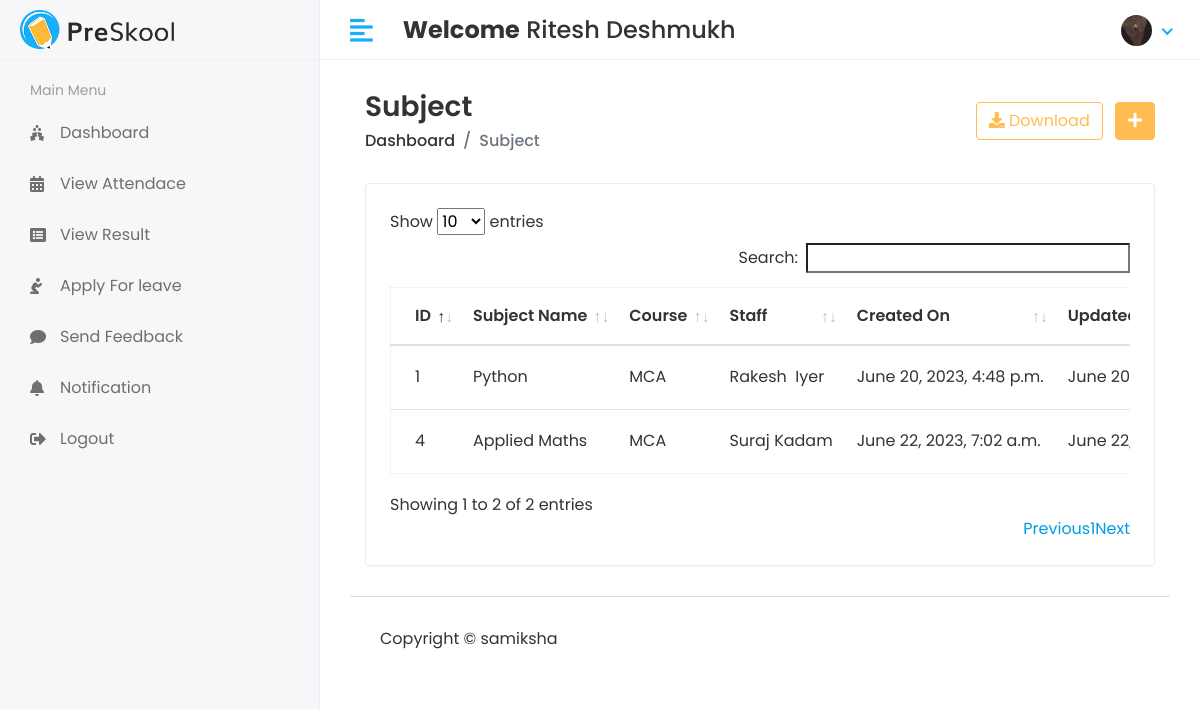
The page /Hod/Subject/View (signed in) on the database its author committed.
### app/models.py (models this page shows, shortened)
class CustomUser(AbstractUser):
    USER = [
        (1, 'HOD'),
        (2, 'STAFF'),
        (3, 'STUDENT'),
    ]
    user_type = models.CharField(choices=USER, max_length=50, default=1)
    profile_pic = models.ImageField(upload_to='media/profile_pic')

class Subject(models.Model):
    name = models.CharField(max_length=100)
    course = models.ForeignKey(Course,on_delete=models.CASCADE)
    staff = models.ForeignKey(Staff,on_delete=models.CASCADE)
    created_at = models.DateTimeField(auto_now_add=True)
    updated_at = models.DateTimeField(auto_now=True)

class Course(models.Model):
    name = models.CharField(max_length=100)
    created_at = models.DateTimeField(auto_now_add=True)
    updated_at = models.DateTimeField(auto_now=True)
    def __str__(self):
        return self.name

class Staff(models.Model):
    admin = models.OneToOneField(CustomUser,on_delete=models.CASCADE)
    address = models.TextField()
    gender = models.CharField(max_length=100)
    created_at = models.DateTimeField(auto_now_add=True)
    updated_at = models.DateTimeField(auto_now=True)

### student_management_system/Hod_Views.py (the view)
# urls.py: path("Hod/Subject/View",Hod_Views.VIEW_SUBJECT,name ='view_subject'),
@login_required(login_url='/')
def VIEW_SUBJECT(request):
    subject = Subject.objects.all()
    context = {
        'subject': subject,
    }
    return render(request, 'Hod/view_subject.html', context)

### templates/Hod/view_subject.html (shortened to what this page needs)
{% extends 'base.html' %}
{% block content %}
<div class="content container-fluid">
               <div class="page-header">
                  <div class="row align-items-center">
                     <div class="col">
                        <h3 class="page-title">Subject</h3>
                        <ul class="breadcrumb">
                           <li class="breadcrumb-item"><a href="index.html">Dashboard</a></li>
                           <li class="breadcrumb-item active">Subject</li>
                        </ul>
                     </div>
                     <div class="col-auto text-right float-right ml-auto">
                        <a href="#" class="btn btn-outline-primary mr-2"><i class="fas fa-download"></i> Download</a>
                        <a href="add-student.html" class="btn btn-primary"><i class="fas fa-plus"></i></a>
                     </div>
                  </div>
               </div>
               <div class="row">
                  <div class="col-sm-12">
                     <div class="card card-table">
                        <div class="card-body">
                           <div class="table-responsive">
                              <table id="table_id" class="table table-hover table-center mb-0 ">
                                 <thead>
                                    <tr>
                                       <th>ID</th>
                                       <th>Subject Name</th>
                                        <th>Course</th>
                                        <th>Staff</th>
                                       <th>Created On</th>
                                       <th>Updated On</th>
                                    </tr>
                                 </thead>
                                 <tbody>
                                 {% for i in subject %}
                                    <tr>
                                       <td>{{i.id}}</td>
                                       <td>{{i.name}}</td>
                                        <td>{{i.course}}</td>
                                        <td>{{i.staff.admin.first_name}}&nbsp;{{i.staff.admin.last_name}}</td>
                                       <td>{{i.created_at}}</td>
                                       <td>{{i.updated_at}}</td>
                                    </tr>
                                 {% endfor %}
                                 </tbody>
                              </table>
                           </div>
                        </div>
                     </div>
                  </div>
               </div>
</div>
{% endblock %}

### templates/includes/header.html (shortened to what this page needs)
{% load static %}
<div class="header">
            <div class="header-left">
               <a href="index.html" class="logo">
               <img src="{% static 'assets/img/logo.png' %}" alt="Logo">
               </a>
            </div>
            <a href="javascript:void(0);" id="toggle_btn">
            <i class="fas fa-align-left"></i>
            </a>
            <div class="top-nav-search mt-3">
               <h4><strong>Welcome</strong>&nbsp;<span>{{user.first_name}} {{user.last_name }}</span></h4>
            </div>
            <ul class="nav user-menu">
               <li class="nav-item dropdown has-arrow">
                  <a href="#" class="dropdown-toggle nav-link" data-toggle="dropdown">
                  {% if user.profile_pic == "" %}
                     <span class="user-img"><img class="rounded-circle" src="{% static 'assets/img/No_image.jpg'%}" width="31" alt="{{user.first_name}}&nbsp;{{user.last_name}}"></span>
                  {% else %}
                  <span class="user-img"><img class="rounded-circle" src="/{{ user.profile_pic }}" width="31" alt="{{user.first_name}}&nbsp;{{user.last_name}}"></span>
                  {% endif %}
                  </a>
               </li>
            </ul>
         </div>

### static/assets/css/style.css (style rules this page uses)
html { height: 100%; }
body { background-color: #fff; color: #333; font-family: 'Poppins', sans-serif; font-size: 1rem; height: 100%; line-height: 1.5; overflow-x: hidden; }
h1, h2, h3, h4, h5, h6 { font-family: 'Poppins', sans-serif; margin-top: 0; }
a { color: #009ce7; }
input, button, a { transition: all 0.4s ease; -moz-transition: all 0.4s ease; -o-transition: all 0.4s ease; -ms-transition: all 0.4s ease; -webkit-transition: all 0.4s ease; }
ul, ol { padding: 0px; list-style: none; }
.table { color: #333; max-width: 100%; margin-bottom: 0; width: 100%; }
.table.dataTable { border-collapse: collapse !important; border: 1px solid rgba(0, 0, 0, 0.05); }
.table thead tr th { font-weight: 600; }
.table tbody tr { border-bottom: 1px solid rgba(0, 0, 0, 0.05); }
.table.table-center td, .table.table-center th { vertical-align: middle; }
.card-table .card-body .table > thead > tr > th { border-top: 0; }
.card-table .card-body .table tr td:first-child, .card-table .card-body .table tr th:first-child { padding-left: 1.5rem; }
.card-table .table td, .card-table .table th { border-top: 1px solid #e2e5e8; padding: 1rem 0.75rem; white-space: nowrap; }
.btn-primary { background-color: #FFBC53; border: 1px solid #FFBC53; }
.btn-outline-primary { color: #FFBC53; border-color: #FFBC53; }
.card { border: 1px solid #ececf5; box-shadow: 0 1px 3px 0 rgba(0, 0, 0, 0.03); margin-bottom: 1.875rem; }
.card-body { padding: 1.5rem; }
.header { background-color: #fff; border-bottom: 1px solid #f3f3f4; left: 0; position: fixed; right: 0; top: 0; z-index: 1001; height: 60px; }
.header .header-left { float: left; height: 60px; padding: 0 20px; position: relative; width: 320px; z-index: 1; transition: all 0.2s ease-in-out; background-color: #f7f7fa; border-bottom: 1px solid #efefef; border-right: 1px solid #ececf5; display: flex; align-items: center; }
.header .header-left .logo { display: inline-block; line-height: 60px; }
.header .header-left .logo img { max-height: 40px; width: auto; }
.header .dropdown-toggle:after { display: none; }
.header .has-arrow .dropdown-toggle:after { border-top: 0; border-left: 0; border-bottom: 2px solid #18aefa; border-right: 2px solid #18aefa; content: ''; height: 8px; display: inline-block; pointer-events: none; -webkit-transform-origin: 66% 66%; -ms-transform-origin: 66% 66%; transform-origin: 66% 66%; -webkit-transform: rotate(45deg); -ms-transform: rotate(45deg); transform: rotate(45deg); -webkit-transition: all 0.15s ease-in-out; transition: all 0.15s ease-in-out; width: 8px; vertical-align: 0px; }
.user-menu { float: right; margin: 0; position: relative; z-index: 99; padding-right: 15px; }
.user-menu.nav > li > a { color: #a0a0a0; font-size: 14px; line-height: 58px; padding: 0 15px; height: 60px; }
.user-img { margin-right: 3px; position: relative; }
.top-nav-search { float: left; margin-left: 15px; }
.page-header { margin-bottom: 1.875rem; }
.page-header .breadcrumb { background-color: transparent; color: #6c757d; font-size: 1rem; font-weight: 500; margin-bottom: 0; padding: 0; }
.page-header .breadcrumb a { color: #333; }
.page-title { font-size: 28px; font-weight: 600; color: #333; margin-bottom: 5px; }
@media (min-width: 992px) { #toggle_btn { align-items: center; color: #18aefa; display: inline-flex; float: left; font-size: 26px; height: 60px; justify-content: center; margin-left: 15px; padding: 0 15px; } }

### rows shown on the page
CustomUser: first_name "Ritesh", last_name "Deshmukh", profile_pic (picture)
Subject: id "1", name "Python", course "MCA", staff.admin.first_name "Rakesh", staff.admin.last_name "Iyer", created_at "June 20, 2023, 4:48 p.m.", updated_at "June…"
Subject: id "4", name "Applied Maths", course "MCA", staff.admin.first_name "Suraj", staff.admin.last_name "Kadam", created_at "June 22, 2023, 7:02 a.m.", updated_at "June…"
